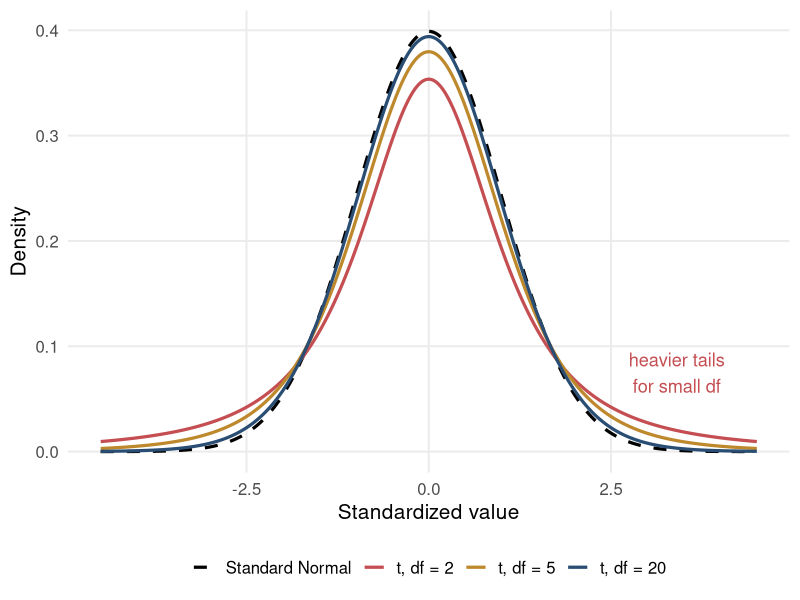
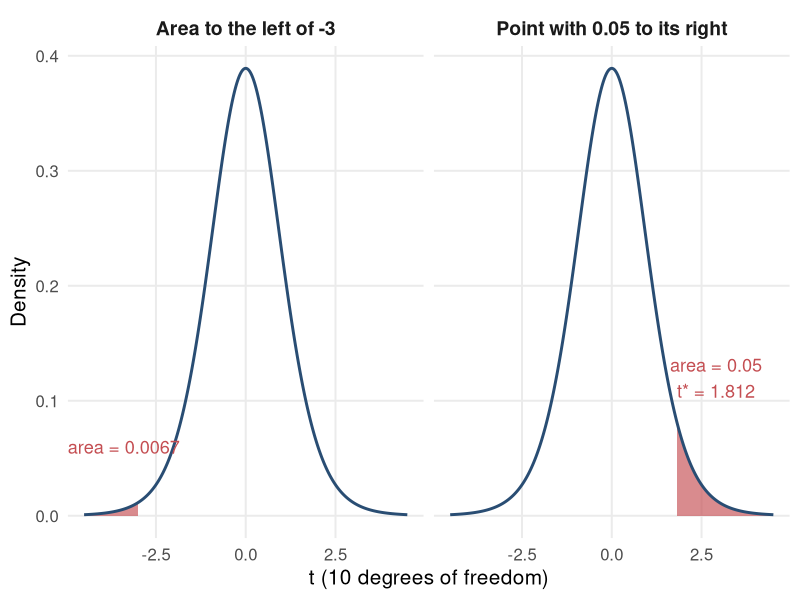
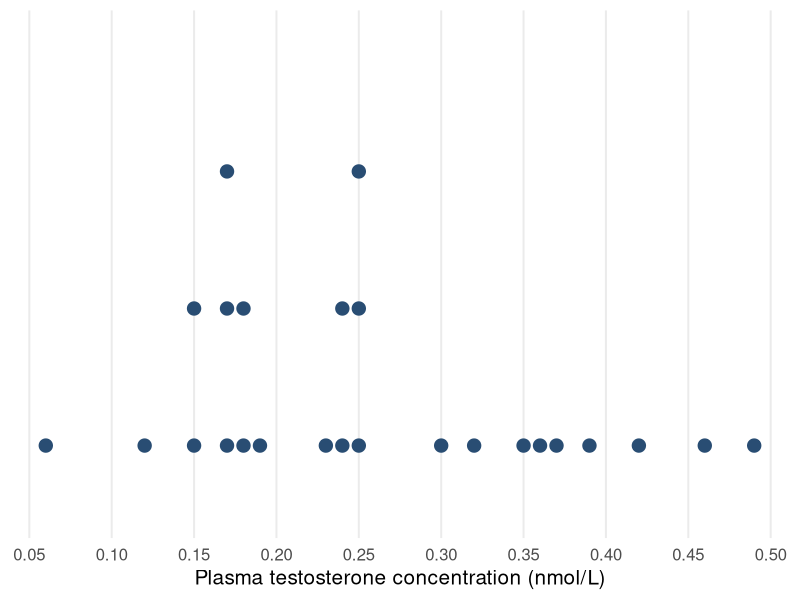
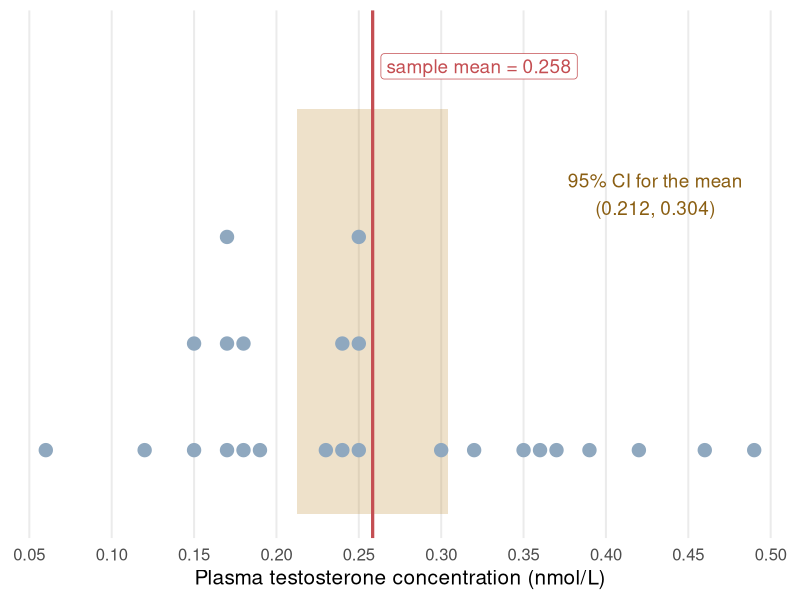
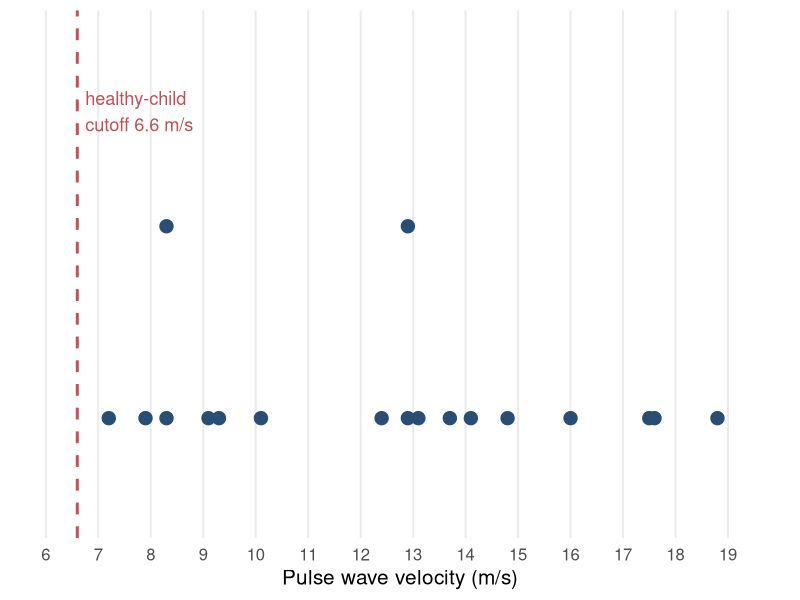
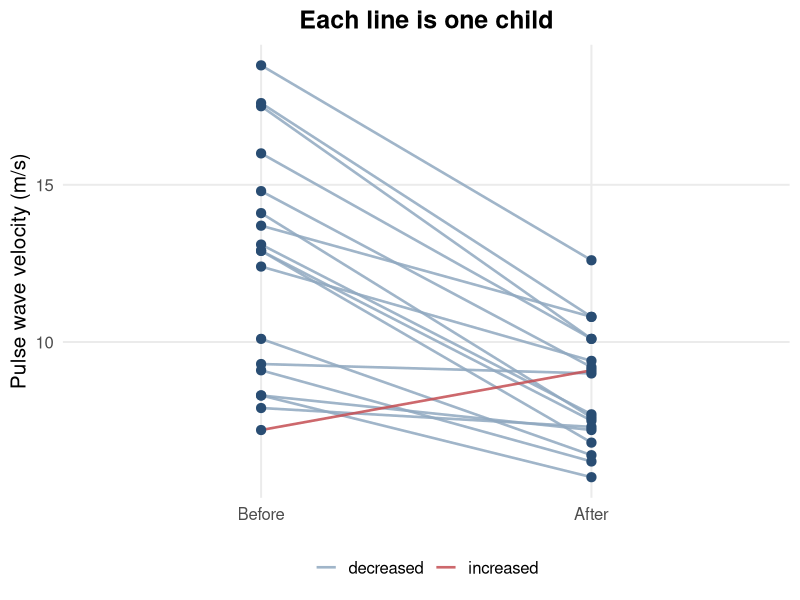
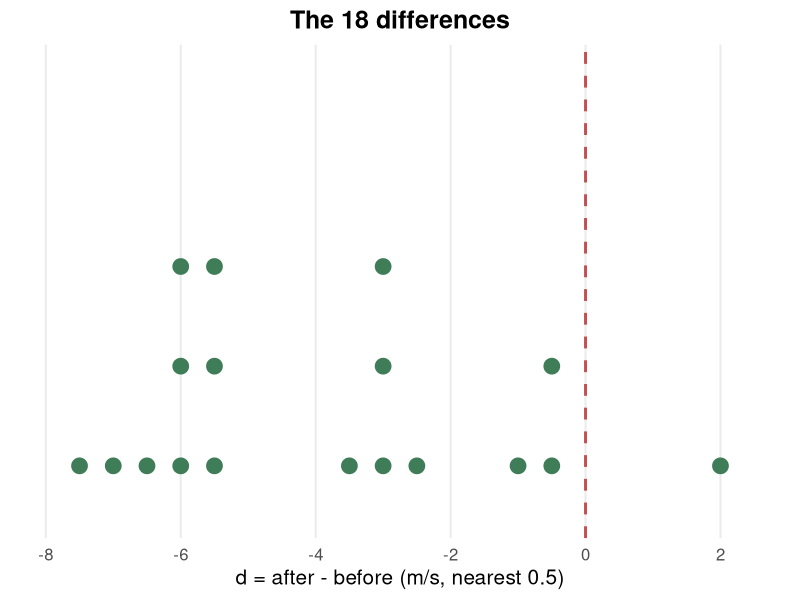
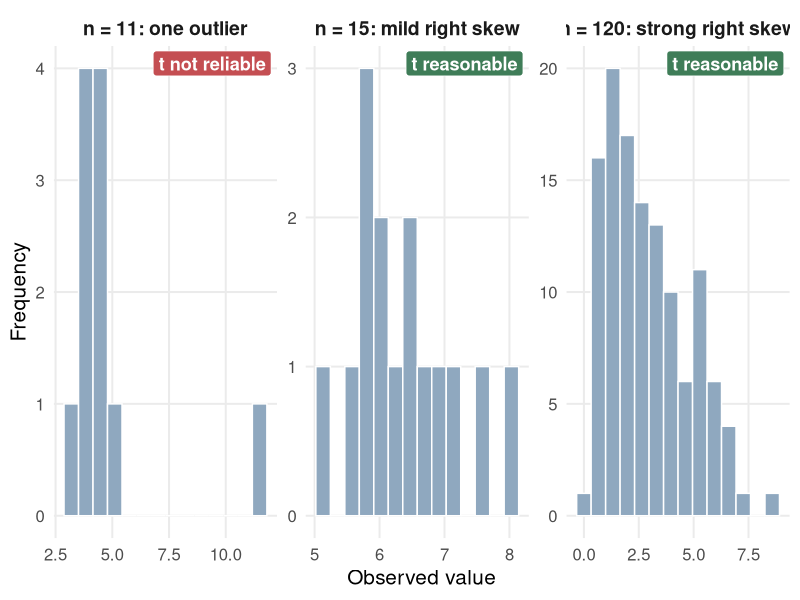

Reproduce these figures in R, in order. (Note: this script raises an error after producing the figures.)
## ---- chunk 1
knitr::opts_chunk$set(
  echo = TRUE,
  warning = FALSE,
  message = FALSE,
  error = FALSE,
  fig.align = "center",
  out.width = "92%"
)

if (!requireNamespace("ggplot2", quietly = TRUE)) {
  stop("The ggplot2 package must be installed before this chapter is knitted.")
}

suppressPackageStartupMessages({
  library(ggplot2)
})

# -------------------------------------------------------------
# All figures are created here with ggsave() and saved as
# slide_ch17_*.png. The same files are used by chapter-17-beamer.tex,
# so knit this document before compiling the slides.
# -------------------------------------------------------------

course_blue  <- "#294D73"
course_red   <- "#C44E52"
course_green <- "#3F7D58"
course_gold  <- "#BE892D"
course_grey  <- "#8FA8BF"

slide_theme <- theme_minimal(base_size = 15) +
  theme(
    plot.title = element_text(face = "bold", hjust = 0.5),
    plot.subtitle = element_text(hjust = 0.5, colour = "#444444"),
    panel.grid.minor = element_blank(),
    plot.background = element_rect(fill = "white", colour = NA),
    legend.position = "bottom"
  )

save_plot <- function(name, plot, width = 10, height = 5) {
  ggsave(name, plot, width = width, height = height, dpi = 300, bg = "white")
}

# Stacked dot plot positions: tied values stack upward
stack_y <- function(x) ave(seq_along(x), x, FUN = seq_along)

# ---- Data ---------------------------------------------------
testosterone <- c(0.30, 0.24, 0.19, 0.17, 0.18, 0.23, 0.24, 0.06, 0.15,
                  0.17, 0.18, 0.17, 0.15, 0.12, 0.25, 0.25, 0.25, 0.32,
                  0.35, 0.37, 0.39, 0.46, 0.49, 0.42, 0.36)
pwv <- c(18.8, 17.6, 17.5, 16.0, 14.8, 14.1, 13.7, 13.1, 12.9,
         12.9, 12.4, 10.1, 9.3, 9.1, 8.3, 8.3, 7.9, 7.2)
before <- c(18.8, 17.6, 17.5, 16.0, 14.8, 14.1, 13.7, 13.1, 12.9,
            12.9, 12.4, 10.1, 9.3, 9.1, 8.3, 7.9, 8.3, 7.2)
after  <- c(12.6, 10.8, 10.1, 10.1, 9.2, 7.6, 10.8, 7.7, 6.8,
            7.5, 9.4, 6.4, 9.0, 6.2, 7.2, 7.3, 5.7, 9.1)
difference <- after - before

# ---- 1. t family vs Standard Normal -------------------------
grid <- seq(-4.5, 4.5, length.out = 1200)
dens <- rbind(
  data.frame(x = grid, y = dnorm(grid),       dist = "Standard Normal"),
  data.frame(x = grid, y = dt(grid, df = 2),  dist = "t, df = 2"),
  data.frame(x = grid, y = dt(grid, df = 5),  dist = "t, df = 5"),
  data.frame(x = grid, y = dt(grid, df = 20), dist = "t, df = 20")
)
dens$dist <- factor(dens$dist, levels = unique(dens$dist))
p1 <- ggplot(dens, aes(x, y, colour = dist, linetype = dist)) +
  geom_line(linewidth = 1.1) +
  scale_colour_manual(values = c("black", course_red, course_gold, course_blue)) +
  scale_linetype_manual(values = c("dashed", "solid", "solid", "solid")) +
  annotate("text", x = 3.4, y = 0.075, label = "heavier tails\nfor small df",
           colour = course_red, size = 4.6) +
  labs(x = "Standardized value", y = "Density", colour = NULL, linetype = NULL) +
  slide_theme
save_plot("slide_ch17_t_distributions.png", p1, height = 4.8)

# ---- 2. Example 17.1 areas under t(10) ----------------------
g <- seq(-4.5, 4.5, length.out = 900)
areas <- rbind(
  data.frame(x = g, y = dt(g, 10), panel = "Area to the left of -3",
             shade = g <= -3),
  data.frame(x = g, y = dt(g, 10), panel = "Point with 0.05 to its right",
             shade = g >= qt(0.95, 10))
)
areas$panel <- factor(areas$panel, levels = unique(areas$panel))
labs_df <- data.frame(
  panel = factor(levels(areas$panel), levels = levels(areas$panel)),
  x = c(-3.4, 2.9), y = c(0.06, 0.12),
  lab = c("area = 0.0067", "area = 0.05\nt* = 1.812")
)
p2 <- ggplot(areas, aes(x, y)) +
  geom_area(data = subset(areas, shade), fill = course_red, alpha = 0.65) +
  geom_line(linewidth = 1, colour = course_blue) +
  geom_text(data = labs_df, aes(label = lab), size = 4.6, colour = course_red) +
  facet_wrap(~ panel) +
  labs(x = "t (10 degrees of freedom)", y = "Density") +
  slide_theme +
  theme(strip.text = element_text(face = "bold", size = 14))
save_plot("slide_ch17_t_areas.png", p2, height = 4.2)

# ---- 3. Testosterone dot plot -------------------------------
dt_df <- data.frame(x = testosterone, y = stack_y(testosterone))
p3 <- ggplot(dt_df, aes(x, y)) +
  geom_point(size = 4.2, colour = course_blue) +
  scale_y_continuous(NULL, breaks = NULL, limits = c(0.5, 4)) +
  scale_x_continuous(breaks = seq(0.05, 0.50, 0.05)) +
  labs(x = "Plasma testosterone concentration (nmol/L)") +
  slide_theme
save_plot("slide_ch17_testosterone_dotplot.png", p3, height = 3.4)

# ---- 4. Testosterone 95% CI ---------------------------------
ci <- t.test(testosterone)$conf.int
p4 <- ggplot(dt_df, aes(x, y)) +
  annotate("rect", xmin = ci[1], xmax = ci[2], ymin = 0.4, ymax = 4.2,
           fill = course_gold, alpha = 0.25) +
  geom_point(size = 4.2, colour = course_grey) +
  geom_vline(xintercept = mean(testosterone), colour = course_red,
             linewidth = 1.1) +
  annotate("label", x = mean(testosterone) + 0.005, y = 4.6, hjust = 0,
           label = "sample mean = 0.258", colour = course_red, size = 4.8,
           fill = "white", linewidth = 0) +
  annotate("text", x = 0.43, y = 3.4,
           label = "95% CI for the mean\n(0.212, 0.304)",
           colour = "#8A5E12", size = 4.8) +
  scale_y_continuous(NULL, breaks = NULL, limits = c(0.4, 4.9)) +
  scale_x_continuous(breaks = seq(0.05, 0.50, 0.05)) +
  labs(x = "Plasma testosterone concentration (nmol/L)") +
  slide_theme
save_plot("slide_ch17_testosterone_ci.png", p4, height = 3.6)

# ---- 5. PWV dot plot with reference value -------------------
dp <- data.frame(x = pwv, y = stack_y(pwv))
p5 <- ggplot(dp, aes(x, y)) +
  geom_vline(xintercept = 6.6, linetype = "dashed", colour = course_red,
             linewidth = 1) +
  annotate("text", x = 6.75, y = 2.6, label = "healthy-child\ncutoff 6.6 m/s",
           hjust = 0, colour = course_red, size = 4.6) +
  geom_point(size = 4.2, colour = course_blue) +
  scale_y_continuous(NULL, breaks = NULL, limits = c(0.5, 3)) +
  scale_x_continuous(limits = c(6, 19.5), breaks = seq(6, 19, 1)) +
  labs(x = "Pulse wave velocity (m/s)") +
  slide_theme
save_plot("slide_ch17_pwv_dotplot.png", p5, height = 3.4)

# ---- 6. Paired measurements (one line per child) ------------
long <- data.frame(
  child = rep(seq_along(before), 2),
  time = factor(rep(c("Before", "After"), each = length(before)),
                levels = c("Before", "After")),
  pwv = c(before, after)
)
long$went_up <- rep(after > before, 2)
p6 <- ggplot(long, aes(time, pwv, group = child)) +
  geom_line(aes(colour = went_up), linewidth = 0.9, alpha = 0.85) +
  geom_point(size = 2.8, colour = course_blue) +
  scale_colour_manual(values = c(`FALSE` = course_grey, `TRUE` = course_red),
                      labels = c("decreased", "increased")) +
  labs(x = NULL, y = "Pulse wave velocity (m/s)", colour = NULL,
       title = "Each line is one child") +
  slide_theme
save_plot("slide_ch17_before_after.png", p6, width = 5.6, height = 5)

# ---- 7. Paired differences ----------------------------------
# bin to the nearest 0.5 m/s so nearby values stack instead of overlapping
d_bin <- round(difference * 2) / 2
dd <- data.frame(x = d_bin, y = stack_y(d_bin))
p7 <- ggplot(dd, aes(x, y)) +
  geom_vline(xintercept = 0, linetype = "dashed", colour = course_red,
             linewidth = 1) +
  geom_point(size = 5, colour = course_green) +
  scale_y_continuous(NULL, breaks = NULL, limits = c(0.5, 5)) +
  scale_x_continuous(limits = c(-8, 2.5), breaks = seq(-8, 2, 2)) +
  labs(x = "d = after - before (m/s, nearest 0.5)", title = "The 18 differences") +
  slide_theme
save_plot("slide_ch17_differences.png", p7, width = 5.6, height = 5)

# ---- 8. Robustness: three illustrative shapes ---------------
set.seed(1210)
rob <- rbind(
  data.frame(value = c(3.4, 3.7, 3.9, 4.0, 4.1, 4.2, 4.3, 4.5, 4.6, 4.8, 11.7),
             sample = "n = 11: one outlier"),
  data.frame(value = c(5.2, 5.5, 5.7, 5.8, 5.9, 6.0, 6.1, 6.2, 6.4, 6.5,
                       6.7, 6.9, 7.2, 7.6, 8.1),
             sample = "n = 15: mild right skew"),
  data.frame(value = rgamma(120, shape = 2.2, scale = 1.2),
             sample = "n = 120: strong right skew")
)
rob$sample <- factor(rob$sample, levels = unique(rob$sample))
verdict <- data.frame(
  sample = factor(levels(rob$sample), levels = levels(rob$sample)),
  lab = c("t not reliable", "t reasonable", "t reasonable"),
  col = c("bad", "ok", "ok")
)
p8 <- ggplot(rob, aes(value)) +
  geom_histogram(bins = 14, fill = course_grey, colour = "white") +
  geom_label(data = verdict, aes(x = Inf, y = Inf, label = lab, fill = col),
             hjust = 1.05, vjust = 1.2, colour = "white", size = 4.6,
             fontface = "bold", linewidth = 0) +
  scale_fill_manual(values = c(bad = course_red, ok = course_green),
                    guide = "none") +
  facet_wrap(~ sample, scales = "free", nrow = 1) +
  labs(x = "Observed value", y = "Frequency") +
  slide_theme +
  theme(strip.text = element_text(face = "bold", size = 14))
save_plot("slide_ch17_robustness.png", p8, width = 11, height = 4.2)
## ---- chunk 2
knitr::include_graphics("slide_ch17_t_distributions.png")
## ---- chunk 3
knitr::include_graphics("slide_ch17_t_areas.png")
## ---- chunk 4
# Area question: left of t = -3
pt(q = -3, df = 10)

# Cutoff question: 0.95 to the left
qt(p = 0.95, df = 10)
## ---- chunk 5
knitr::include_graphics("slide_ch17_testosterone_dotplot.png")
## ---- chunk 6
knitr::include_graphics("slide_ch17_testosterone_ci.png")
## ---- chunk 7
n  <- length(testosterone)
se <- sd(testosterone) / sqrt(n)
t_star <- qt(0.975, df = n - 1)
mean(testosterone) + c(-1, 1) * t_star * se
## ---- chunk 8
t.test(testosterone, conf.level = 0.95)$conf.int
## ---- chunk 9
knitr::include_graphics("slide_ch17_pwv_dotplot.png")
## ---- chunk 10
t_pwv <- (mean(pwv) - 6.6) / (sd(pwv) / sqrt(length(pwv)))
pt(q = t_pwv, df = 17, lower.tail = FALSE)
## ---- chunk 11
t.test(pwv, mu = 6.6, alternative = "greater")
## ---- chunk 12
t.test(pwv, mu = 6.6, alternative = "two.sided")
## ---- chunk 13
t.test(pwv, conf.level = 0.95)$conf.int
## ---- chunk 14
knitr::include_graphics(c("slide_ch17_before_after.png", "slide_ch17_differences.png"))
## ---- chunk 15
t.test(after, before, paired = TRUE, alternative = "less")

t.test(after, before, paired = TRUE, conf.level = 0.95)$conf.int
## ---- chunk 16
knitr::include_graphics("slide_ch17_robustness.png")
